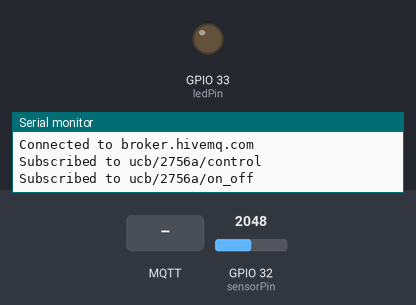
The sketch below on a simulated ESP32. Parts: output pins drawn as LEDs (lit = HIGH), the last lines printed to the serial monitor. Inputs (shaded band) come from the test bench; at power-on: GPIO 32 (sensorPin) = 2048. WiFi joins after 1.5 s; servers stay silent unless stated; no MQTT or app messages arrive unless stated.

Above: at 3.2 s.
3.3 s: MQTT message "LED_ON" arrives on the second subscribed topic
At 4.5 s:
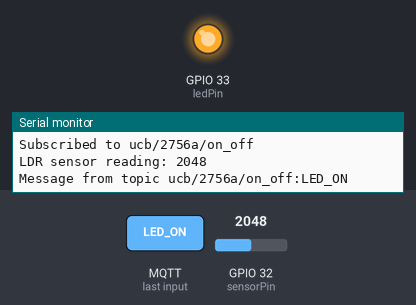
5.6 s: MQTT message "LED_ON" arrives on the first subscribed topic
11.6 s: MQTT message "1" arrives on the first subscribed topic
Timing chart, 0 to 14.6 s (numbered marks = the images above; inputs shaded):
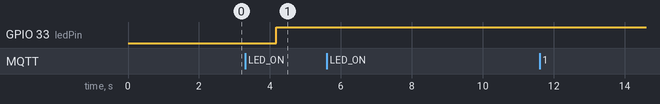

The sketch:

proyecto_3.ino
```cpp
#include <WiFi.h>
#include <PubSubClient.h>
int sensorPin = 32;
int ledPin=33;

// Variable para almacenar la lectura del sensor
int sensorValue = 0;
const char* WIFI_SSID = "FAMILIA MENDEZ";
const char* WIFI_PASS = "07151973";

const char* MQTT_BROKER = "broker.hivemq.com";
const int MQTT_BROKER_PORT = 1883;

const char* MQTT_CLIENT_ID = "jose.sanchez.s@ucb.edu.bo";
const char* SUBSCRIBE_TOPIC_1 = "ucb/2756a/control";        // ESP32 SUBSCRIBE_TOPIC
const char* PUBLISH_TOPIC = "ucb/890e4/publish";
const char* SUBSCRIBE_TOPIC_2 = "ucb/2756a/on_off";

bool MANUAL_CONTROL=false;


unsigned char counter = 0;
unsigned long previousConnectMillis = 0;
unsigned long previousPublishMillis = 0;

WiFiClient wifiClient;
PubSubClient mqttClient(wifiClient);

void callback(const char* topic, byte* payload, unsigned int lenght) {
  String message;
  for (int i = 0; i < lenght; i++) {
    message += String((char) payload[i]);
  }
  if (String(topic) == SUBSCRIBE_TOPIC_2) {
    Serial.println("Message from topic " + String(topic) + ":" + message);
    if (message == "LED_ON") {
      digitalWrite(ledPin, HIGH);
    } else {
      digitalWrite(ledPin, LOW);
    }
  }
  if (String(topic) == SUBSCRIBE_TOPIC_1) {
    Serial.println("Message from topic " + String(topic) + ":" + message);
    if (message == "1") {
      MANUAL_CONTROL=true;
    } else {
      MANUAL_CONTROL=false;
    }
  }

}

void subscriptionToMQTT() {
    mqttClient.subscribe(SUBSCRIBE_TOPIC_1);
    mqttClient.subscribe(SUBSCRIBE_TOPIC_2);
    Serial.println("Subscribed to " + String(SUBSCRIBE_TOPIC_1));
    Serial.println("Subscribed to " + String(SUBSCRIBE_TOPIC_2));
}

boolean mqttClientConnect() {
  Serial.println("Connecting to " + String(MQTT_BROKER));
  if (mqttClient.connect(MQTT_CLIENT_ID)) {
    Serial.println("Connected to " + String(MQTT_BROKER));
    subscriptionToMQTT();
  } else {
    Serial.println("Cant't connecto to " + String(MQTT_BROKER));
  }
  return mqttClient.connected();
}

void controlLed(int valor){
  if(valor>=2000){
    digitalWrite(ledPin, HIGH);
  } else {
    digitalWrite(ledPin, LOW);
  }
}

void setWifiConnection() {
  Serial.println("Connecting to " + String(WIFI_SSID));
  WiFi.begin(WIFI_SSID, WIFI_PASS);
  while (WiFi.status() != WL_CONNECTED) {
    delay(1000);
    Serial.println("Connecting to WiFi...");
  }
  Serial.println("Connected to WiFi");
  WiFi.begin(WIFI_SSID, WIFI_PASS);
  if (WiFi.waitForConnectResult() != WL_CONNECTED) {
    Serial.println("Can't connect to " + String(WIFI_SSID));
    delay(200);
  }
  Serial.println("Connected to " + String(WIFI_SSID));
}

void publishToMQTT(long now){
  if (now - previousPublishMillis >= 10000) {
      previousPublishMillis = now;

      String message = "Hello from ESP32! " + String(sensorValue);

      mqttClient.publish(PUBLISH_TOPIC, message.c_str());
      Serial.print("Manual Control Value: ");
      Serial.println(MANUAL_CONTROL);
      if(MANUAL_CONTROL==false){
        controlLed(sensorValue);
      }
    }
}

void setup() {
  pinMode(ledPin, OUTPUT);
  Serial.begin(9600);
  setWifiConnection();
  //defining the parameters for the mqtt client
  mqttClient.setServer(MQTT_BROKER, MQTT_BROKER_PORT);
  mqttClient.setCallback(callback);
}

void loop() {
  sensorValue = analogRead(sensorPin);
  Serial.print("LDR sensor reading: ");
  Serial.println(sensorValue);
  unsigned long now = millis();
  if (!mqttClient.connected()) {
    if (now - previousConnectMillis >= 2000) {
      previousConnectMillis = now;
      if (mqttClientConnect()) previousConnectMillis = 0;
      else delay(1000);
    }
  }else { // Connected to the MQTT Broker
    mqttClient.loop();
    delay(20);
    publishToMQTT(now);
  }

  delay(2000);
}
```

Measured:
- after the input at 3.3 s, GPIO 33 (ledPin): LOW → HIGH after 0.88 s
